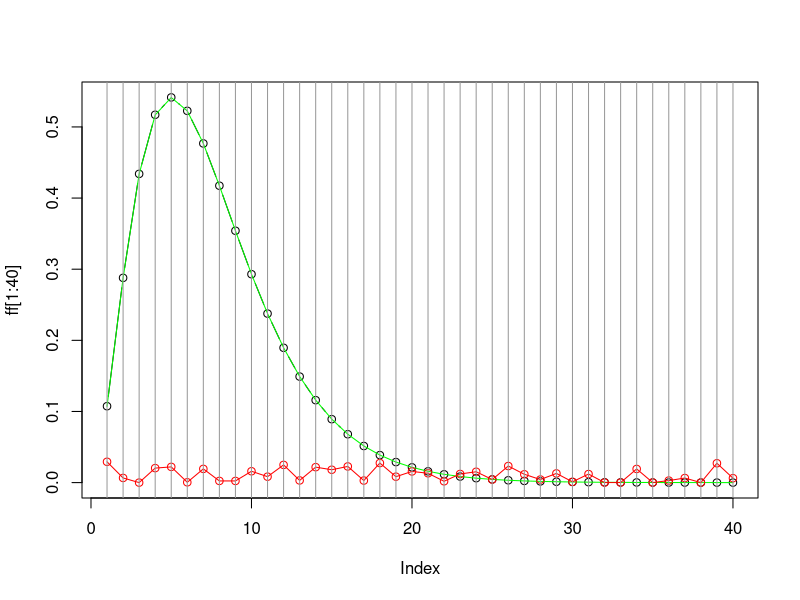

Generate this figure with R:

f <- read.table("f2.txt")
ff = (f$V1)^2 + (f$V2)^2
plot(ff[1:40], type='b')

r = (1:40)*0.2
th = 4*r^2*exp(-2*r)
lines(th,col="green")
# plot(ff[1:40], col="green", add=TRUE)

f_ini = read.table("f1.txt")
ff_ini = (f_ini$V1)^2 + (f_ini$V2)^2
# plot(ff_ini[1:40], col="red", add=TRUE)
lines(ff_ini[1:40], col="red")
points(ff_ini[1:40], col="red")

abline(v=1:40, col="gray60")
